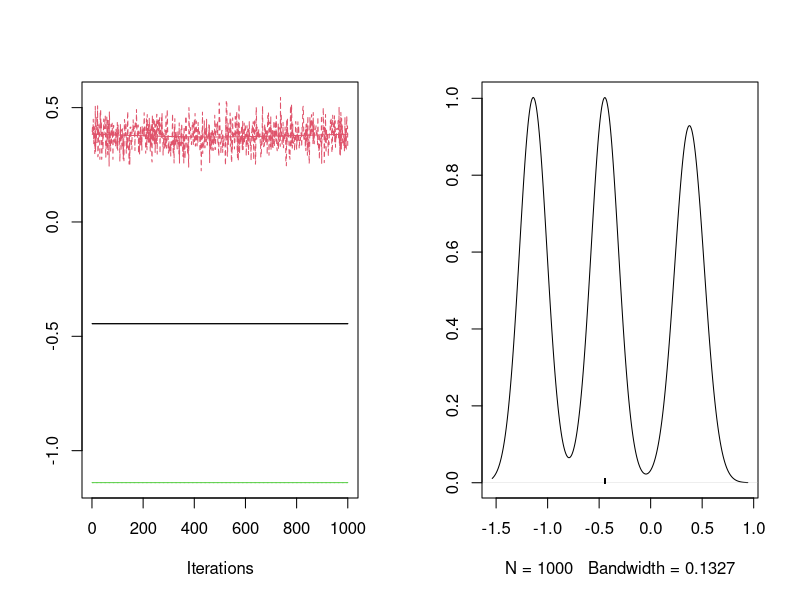
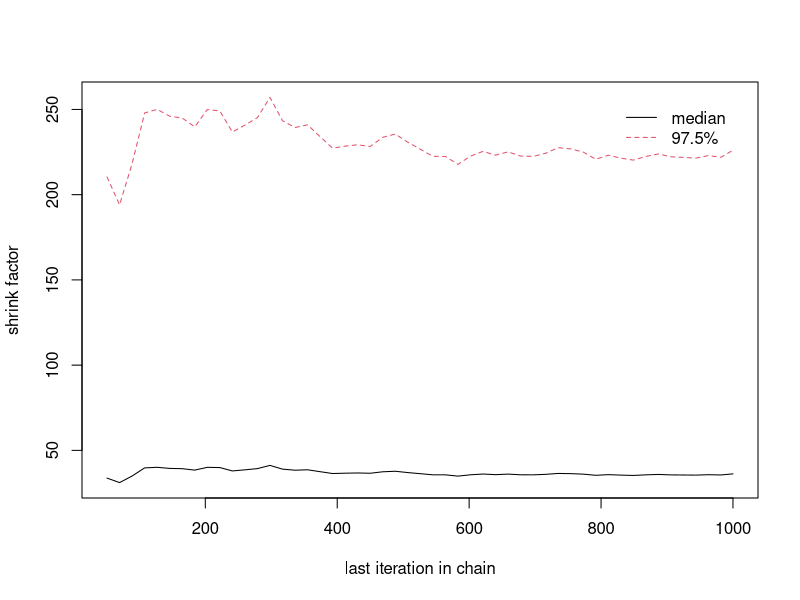
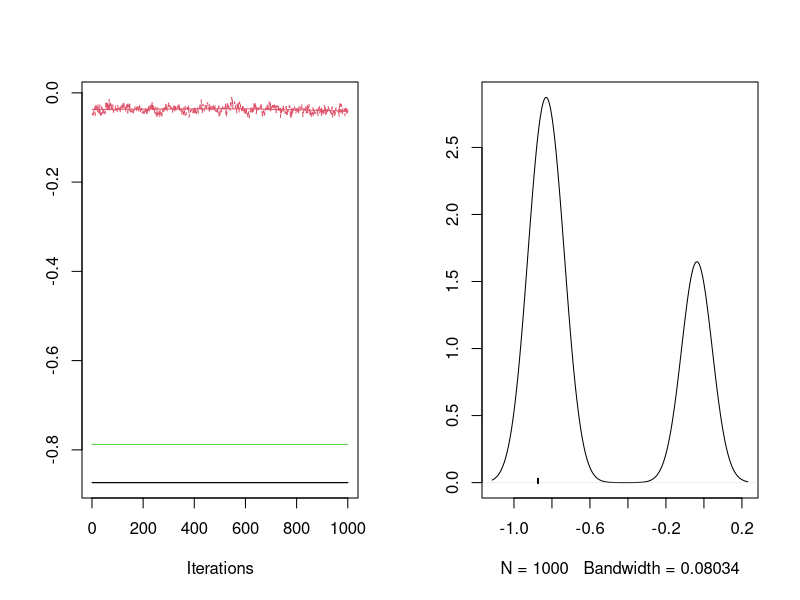
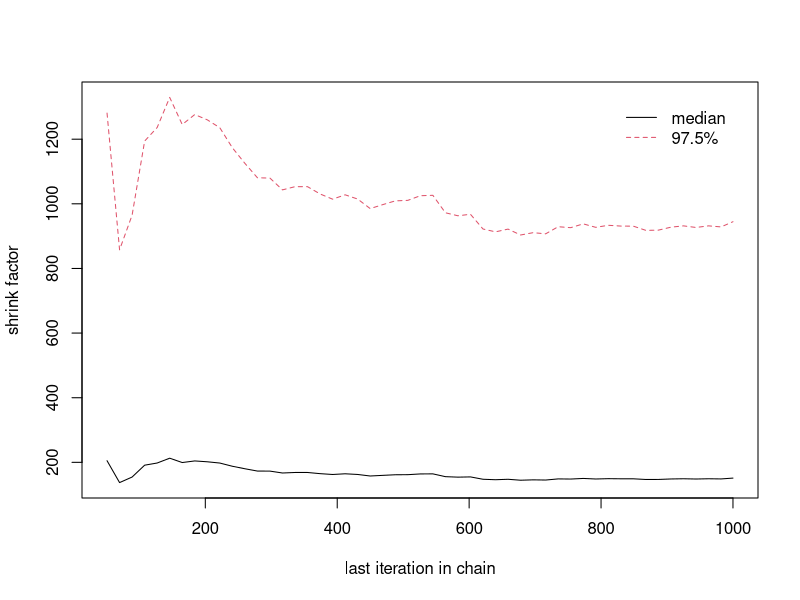

Reproduce these figures in R, in order. (Note: this script raises an error after producing the figures.)
## ---- chunk 1
# import packages and define some useful mathematical functions
knitr::opts_chunk$set(echo = TRUE)
library(parallel)
library(doParallel)
library(foreach)
library("MCMCpack")

sigmoid = function(x) return(1 / (1 + exp(-x)))

softmax = function(x){
  e_x = exp(x - max(x))
  return(e_x / sum(e_x))
}

## ---- chunk 2
# calculate log-likelihood for a pair of parameters.
log_logistic_likelihood = function(x, y, beta_0, beta_1, tol = 1e-100){
  lm = beta_0 + beta_1 * x
  return(sum(y * log(sigmoid(lm) + tol) + (1 - y) * log(1 - sigmoid(lm) + tol)))
}

# the main algorithm of Bayesian Model Averaging
# Input:
# X: a matrix of genotype data. The process of centralization or normalization should be calculated before this algorithm if needed.
# Y: a vector of phenotype data, only binary data(0 or 1) is allowed. 
# prior_ip: prior inclusion probability for each model. The size of vector should be consistent with variables of X. If prior_ip is not normalized(sum to 1), a process of normalization will be done in algorithm.
# mu0: a scalar to specify the prior normal mean of beta_1
# sigma0: a scalar to specify the prior normal standard deviation of beta_1
# lower: a scalar to specify the prior lower bound of uniform distribution for beta_0
# higher: a scalar to specify the prior upper bound of uniform distribution for beta_0
# sample_size: a scalar to specify the number of samples for parameters to perform Monte Carlo Integral for p(data | M_j)

# output:
# A vector of posterior inclusion probability for each variable.

BMA = function(X, Y, prior_ip, mu0, sigma0, lower, higher, sample_size = 10000){
  # preparation
  n = nrow(X)
  p = ncol(X)
  if(length(prior_ip) != p){
    stop("number of dimensions of prior inclusion probability and X are not consistent")
  }
  if(sum(prior_ip) != 1)
    prior_ip = prior_ip / sum(prior_ip)
  
  # sample parameters
  beta_0 = sapply(1:p, function(x){runif(sample_size, lower, higher)})
  beta_1 = sapply(1:p, function(x){rnorm(sample_size, mu0, sigma0)})
  
  # calculate log-likelihood condition on only model
  logp_likelihood = sapply(1:p, function(j){
    if (p == 1){
      beta_0_j = beta_0
      beta_1_j = beta_1
      x_j = X
    }else{
      beta_0_j = beta_0[, j]
      beta_1_j = beta_1[, j]
      x_j = X[, j]
    }
    log_likelihood_j = log(mean(exp(sapply(1:sample_size, function(i){
      log_logistic_likelihood(x_j, Y, beta_0_j[i], beta_1_j[i])
    }))))
    log_likelihood_j
  })
  
  # calculate PIP
  logp_prior_ip = log(prior_ip)
  posterior_ip = softmax(logp_prior_ip + logp_likelihood)
  return(posterior_ip)
}



# simulate
n = 100
mu0 = 0
sigma0 = 1
lower = -10
higher = 10
X = cbind(rnorm(n), rnorm(n, 1), rnorm(n, 1, 5))
b = c(2,5,-2)
Y = rbinom(n, 1, sigmoid(X %*% b + 2))

BMA(X, Y, rep(1/ncol(X), ncol(X)), mu0, sigma0, lower, higher)

## ---- chunk 3


log_posterior = function(x, y, beta_0, beta_1, mu0, sigma0, tol = 1e-100){
  lm = beta_0 + beta_1 * x
  sum(y * log(sigmoid(lm) + tol) + (1 - y) * log(1 - sigmoid(lm) + tol)) - (beta_1 - mu0)^2/(2 * sigma0^2)
}


dlogp_dbeta0 = function(x, y, beta_0, beta_1){
  lm = beta_0 + beta_1 * x
  sum(y * (1 - sigmoid(lm)) + (y - 1) * sigmoid(lm))
}

dlogp_dbeta1 = function(x, y, beta_0, beta_1, mu0, sigma0){
  lm = beta_0 + beta_1 * x
  sum(y * x * (1 - sigmoid(lm)) + x * (y - 1) * sigmoid(lm)) - (beta_1 - mu0) / (sigma0^2)
}


beta_0_in_region = function(lower, higher, beta_0){
  if (beta_0 <= higher || beta_0 >= lower)
    return(TRUE)
  else
    return(FALSE)
}


       


leapfrog = function(x, y, beta_0, beta_1, M, M_1, mu0, sigma0, lower, higher, L = 10, e = 0.1, accept_n = 0){
  phi = rnorm(2, mean = c(0, 0), sd = sqrt(M))
  beta_new = c(beta_0, beta_1)
  phi_new = phi
  for (i in 1:L) {
    pd = c(dlogp_dbeta0(x, y, beta_new[1], beta_new[2]), dlogp_dbeta1(x, y, beta_new[1], beta_new[2], mu0, sigma0))
    phi_new = phi_new + 0.5 * e * pd
    
    beta_new = beta_new + e * M_1 * phi_new
    
    pd = c(dlogp_dbeta0(x, y, beta_new[1], beta_new[2]), dlogp_dbeta1(x, y, beta_new[1], beta_new[2], mu0, sigma0))
    phi_new = phi_new + 0.5 * e * pd
    
    
    if(!beta_0_in_region(lower, higher, beta_new[1]))
            phi_new[1] = phi_new[1] * -1
    
  }
  
  log_r = log_posterior(x, y, beta_new[1], beta_new[2], mu0, sigma0) - log_posterior(x, y, beta_0, beta_1, mu0, sigma0) + (phi_new^2 %*% M_1)[1,1] - (phi^2 %*% M_1)[1,1]
  #print(exp(log_r))
  if (log_r >= log(runif(1)) && beta_0_in_region(lower, higher, beta_new[1])){
    #print("accept")
    return(list(beta_0 = beta_new[1], beta_1 = beta_new[2], accept_n = accept_n + 1))
  }else{
    #print("reject")
    return(list(beta_0 = beta_0, beta_1 = beta_1, accept_n = accept_n))
  }
  
  
}

HMC = function(burn_n, sample_n, sample_gap = 2, x, y, beta_0, beta_1, mu0, sigma0, lower, higher, scale){
  #M = c(1/(1/12 * (higher - lower)^2), 1/ (sigma0^2)) * scale
  M = c(1, 1) * scale
  M_1 = 1 / M
  accept_n = 1
  beta_0_sample = c()
  beta_1_sample = c()
  for (i in 1:burn_n) {
    result = leapfrog(x, y, beta_0, beta_1, M, M_1, mu0, sigma0, lower, higher, accept_n = accept_n)
    beta_0 = result$beta_0
    beta_1 = result$beta_1
    accept_n = result$accept_n
    #print(accept_n)
  }
  print(paste("accept rate in burn in phrase:", accept_n / burn_n))
  accept_n = 1
  for (i in 1:(sample_n * sample_gap)) {
    result = leapfrog(x, y, beta_0, beta_1, M, M_1, mu0, sigma0, lower, higher, accept_n = accept_n)
    beta_0 = result$beta_0
    beta_1 = result$beta_1
    accept_n = result$accept_n
    if (i %% sample_gap == 0){
      beta_0_sample = c(beta_0_sample, beta_0)
      beta_1_sample = c(beta_1_sample, beta_1)
    }
    
    
  }
  print(paste("accept rate in sample phrase:", accept_n / (sample_n * sample_gap)))
  return(list(beta_0 = beta_0_sample, beta_1 = beta_1_sample))
}


n = 1000
X = cbind(rnorm(n, 10), rnorm(n, 1), rnorm(n, 1, 5))
X = X - colMeans(X)
b = c(2,5,-2)
Y = rbinom(n, 1, sigmoid(X %*% b + 2))
x = X[, 1]


beta0 = runif(1, lower, higher)
beta1 = rnorm(1, mu0, sigma0)
samples1 = HMC(2000, 1000,2, x, Y, beta0, beta1, 0, 1, -10, 10, 100)

beta0 = runif(1, lower, higher)
beta1 = rnorm(1, mu0, sigma0)
samples2 = HMC(2000, 1000,2, x, Y, beta0, beta1, 0, 1, -10, 10, 100)

beta0 = runif(1, lower, higher)
beta1 = rnorm(1, mu0, sigma0)
samples3 = HMC(2000, 1000,2, x, Y, beta0, beta1, 0, 1, -10, 10, 100)

beta_0 = list(samples1$beta_0, samples2$beta_0, samples3$beta_0)
beta_1 = list(samples1$beta_1, samples2$beta_1, samples3$beta_1)

HMC_convergence = function(beta_0, beta_1){
  beta_0_mcmc = lapply(beta_0, function(x) mcmc(x))
  beta_1_mcmc = lapply(beta_1, function(x) mcmc(x))
  combinedchains_beta_0 = mcmc.list(beta_0_mcmc)
  plot(combinedchains_beta_0)
  print(gelman.diag(combinedchains_beta_0))
  gelman.plot(combinedchains_beta_0)
  
  combinedchains_beta_1 = mcmc.list(beta_1_mcmc)
  plot(combinedchains_beta_1)
  print(gelman.diag(combinedchains_beta_1))
  gelman.plot(combinedchains_beta_1)
}

HMC_convergence(beta_0, beta_1)

#for (i in 1:dim(result$y_pred)[2]) {
#  combinedchains = mcmc.list(result$y_pred[, i], result2$y_pred[, i], result3$y_pred[, i]) 
#  if(gelman.diag(combinedchains)[[1]][1] > 1.1)
#    print(paste(i, gelman.diag(combinedchains)[[1]][1]))
#}



# check the convergence of beta_0
combinedchains = mcmc.list(samples1$beta_0, samples2$beta_0, samples3$beta_0)
plot(combinedchains)
gelman.diag(combinedchains)
gelman.plot(combinedchains)

# check the convergence of beta_1
combinedchains = mcmc.list(mcmc(samples1$beta_1), mcmc(samples2$beta_1), mcmc(samples3$beta_1))
plot(combinedchains)
gelman.diag(combinedchains)
gelman.plot(combinedchains)


## ---- chunk 4


log_logistic_likelihood = function(x, y, beta_0, beta_1, tol = 1e-100){
  lm = beta_0 + beta_1 * x
  return(sum(y * log(sigmoid(lm) + tol) + (1 - y) * log(1 - sigmoid(lm) + tol)))
}


BMA = function(X, Y, prior_ip, mu0, sigma0, lower, higher, sample_size = 10000, n_chain = 3){
  n = nrow(X)
  p = ncol(X)
  if(length(prior_ip) != p){
    stop("number of dimensions of prior inclusion probability and X are not consistent")
  }
  if(sum(prior_ip) != 1)
    prior_ip = prior_ip / sum(prior_ip)
  beta_0 = sapply(1:p, function(x){runif(sample_size, lower, higher)})
  beta_1 = sapply(1:p, function(x){rnorm(sample_size, mu0, sigma0)})
  
  
  
  
  registerDoParallel(4)
  
  chains = sapply(1:p, function(j){
    foreach(i = 1:n_chain, .combine = function(x, y) {list(beta_0 = cbind(x[["beta_0"]], y[["beta_0"]]), beta_1 = cbind(x[["beta_1"]], y[["beta_1"]])) }) %dopar% {
    beta0 = beta_0[i, j]
    beta1 = beta_1[i, j]
    HMC(2000, 1000,2, x, Y, beta0, beta1, 0, 1, -10, 10, 100)
  }
  })
  
  
 
  
  
  logp_likelihood = sapply(1:p, function(j){
    if (p == 1){
      beta_0_j = beta_0
      beta_1_j = beta_1
      x_j = X
    }else{
      beta_0_j = beta_0[, j]
      beta_1_j = beta_1[, j]
      x_j = X[, j]
    }
    log_likelihood_j = log(mean(exp(sapply(1:sample_size, function(i){
      log_logistic_likelihood(x_j, Y, beta_0_j[i], beta_1_j[i])
    }))))
    log_likelihood_j
  })
  logp_prior_ip = log(prior_ip)
  posterior_ip = softmax(logp_prior_ip + logp_likelihood)
  return(posterior_ip)
}

BMA(X, Y, rep(1/ncol(X), ncol(X)), 0, 1, -10, 10)
